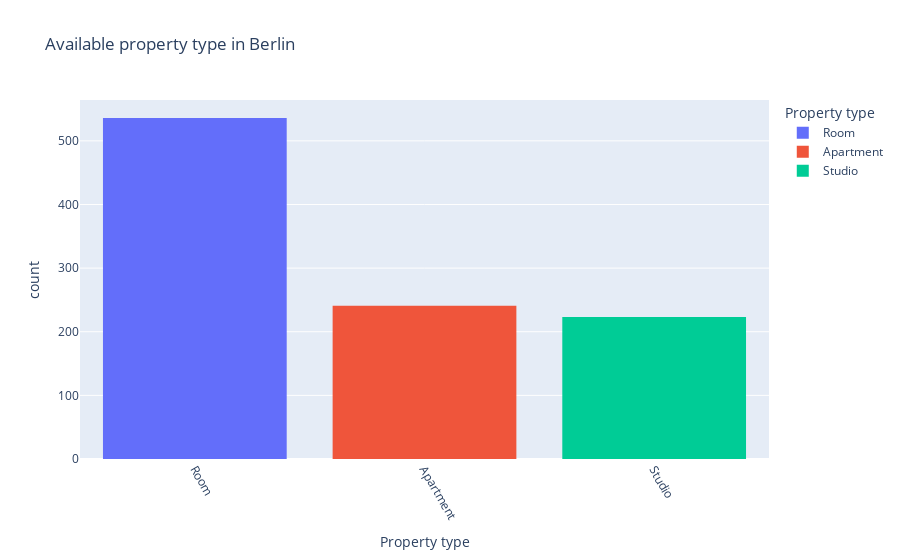

Notebook code for this chart:
### Markdown cell above
## 3. Exploring measures per property type and districts in Berlin (avg monthly price, avg total living space).

### Code cell
#let's see property type offerings in Berlin
fig = px.histogram(df, 
                   x='property',
                   color='property',
                   title="Available property type in Berlin",
                   labels={
                      "property": "Property type",
                      "count": " ",
                      "property": "Property type"
                   })
fig.update_xaxes(categoryorder='total descending', tickangle = 60)
fig.show()

### Figure 1 — Plotly figure (JSON) as saved in the notebook; plotly's stock layout.template omitted (floating-point values rounded to 4 significant figures; data arrays with more than 128 entries replaced by an {"elided": "..."} marker saying what was removed)
{"data": [{"alignmentgroup": "True", "bingroup": "x", "hovertemplate": "Property type=%{x}<br>count=%{y}<extra></extra>", "legendgroup": "Room", "marker": {"color": "#636efa"}, "name": "Room", "offsetgroup": "Room", "orientation": "v", "showlegend": true, "type": "histogram", "x": {"elided": "536 str values"}, "xaxis": "x", "yaxis": "y"}, {"alignmentgroup": "True", "bingroup": "x", "hovertemplate": "Property type=%{x}<br>count=%{y}<extra></extra>", "legendgroup": "Apartment", "marker": {"color": "#EF553B"}, "name": "Apartment", "offsetgroup": "Apartment", "orientation": "v", "showlegend": true, "type": "histogram", "x": {"elided": "241 str values"}, "xaxis": "x", "yaxis": "y"}, {"alignmentgroup": "True", "bingroup": "x", "hovertemplate": "Property type=%{x}<br>count=%{y}<extra></extra>", "legendgroup": "Studio", "marker": {"color": "#00cc96"}, "name": "Studio", "offsetgroup": "Studio", "orientation": "v", "showlegend": true, "type": "histogram", "x": {"elided": "223 str values"}, "xaxis": "x", "yaxis": "y"}], "layout": {"barmode": "relative", "legend": {"title": {"text": "Property type"}, "tracegroupgap": 0}, "title": {"text": "Available property type in Berlin"}, "xaxis": {"anchor": "y", "categoryarray": ["Room", "Apartment", "Studio"], "categoryorder": "total descending", "domain": [0, 1], "tickangle": 60, "title": {"text": "Property type"}}, "yaxis": {"anchor": "x", "domain": [0, 1], "title": {"text": "count"}}}}
